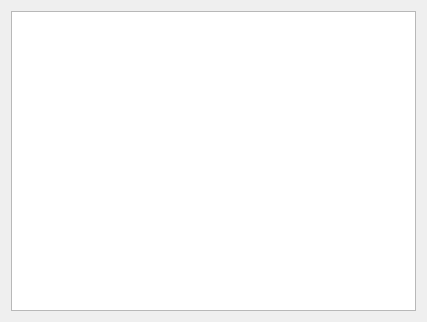
<?xml version="1.0" encoding="UTF-8"?>
<ui version="4.0">
 <class>PlantClustersWidget</class>
 <widget class="QWidget" name="PlantClustersWidget">
  <property name="geometry">
   <rect>
    <x>0</x>
    <y>0</y>
    <width>427</width>
    <height>322</height>
   </rect>
  </property>
  <property name="windowTitle">
   <string>PlantClustersWidget</string>
  </property>
  <layout class="QVBoxLayout" name="verticalLayout">
   <item>
    <widget class="QTableView" name="plantClusterTableView"/>
   </item>
  </layout>
 </widget>
 <layoutdefault spacing="6" margin="11"/>
 <resources/>
 <connections/>
</ui>
